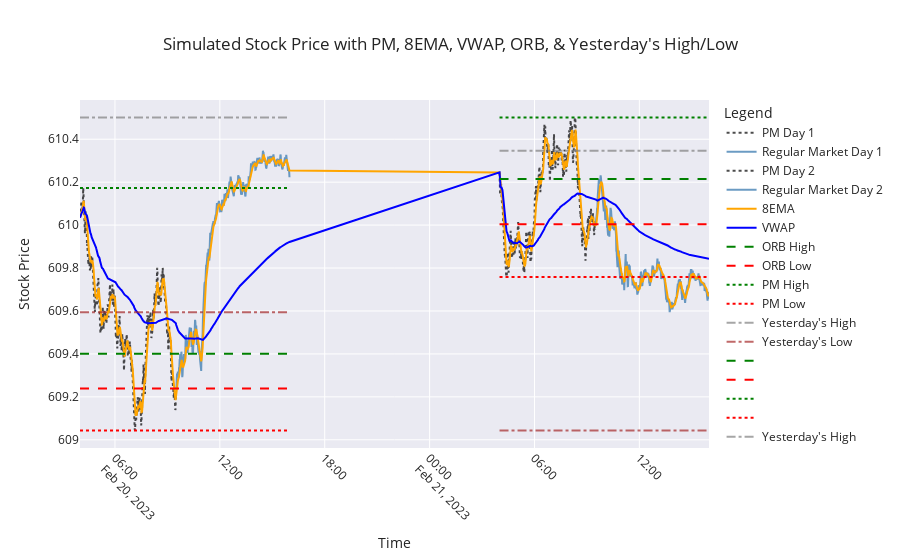

Notebook code cell kept with this figure:
### Code cell
import numpy as np  # Importing numpy for numerical operations
import pandas as pd
import seaborn as sns
from plotly.subplots import make_subplots
from ipywidgets import widgets
from IPython.display import display
from Gen_SPY_With_Indicators import simulate_stock  # Importing simulation function
import matplotlib.pyplot as plt  # Importing matplotlib for plotting
import matplotlib.ticker as mticker  # For proper Y-axis formatting

def generate_signals(df, stop_loss_pct=0.02):
    """ Generates trade signals based on ORB, VWAP, 8EMA, PM High/Low, and Yest High/Low """

    df['Signal'] = ''
    df['Stop_Loss'] = np.nan  # Initialize Stop_Loss column

    # Buy Call: Price breaks ORB High & supported by 8EMA & VWAP
    df.loc[
        (df['Close'] > df['ORB_High']) & 
        (df['Close'] > df['VWAP']) & 
        (df['Close'] > df['8EMA']),
        'Signal'
    ] = 'BUY CALL'

    # Sell Put: Price breaks ORB Low & rejected by 8EMA & VWAP
    df.loc[
        (df['Close'] < df['ORB_Low']) & 
        (df['Close'] < df['VWAP']) & 
        (df['Close'] < df['8EMA']),
        'Signal'
    ] = 'BUY PUT'

    # Boost Call Confidence if PM High or Yesterday's High is broken
    df.loc[
        (df['Signal'] == 'BUY CALL') & 
        ((df['Close'] > df['PM_High']) | (df['Close'] > df['Yest_High'])),
        'Signal'
    ] = 'STRONG BUY CALL'

    # Boost Put Confidence if PM Low or Yesterday's Low is broken
    df.loc[
        (df['Signal'] == 'BUY PUT') & 
        ((df['Close'] < df['PM_Low']) | (df['Close'] < df['Yest_Low'])),
        'Signal'
    ] = 'STRONG BUY PUT'

    # Add stop loss levels
    df.loc[df['Signal'].isin(['BUY CALL', 'STRONG BUY CALL']), 'Stop_Loss'] = df['Close'] * (1 - stop_loss_pct)
    df.loc[df['Signal'].isin(['BUY PUT', 'STRONG BUY PUT']), 'Stop_Loss'] = df['Close'] * (1 + stop_loss_pct)

    return df

# Simulate Stock Data for 2 Days
simulated_data, yesterday_high, yesterday_low = simulate_stock(number_of_days)

# Apply Signal Generation
simulated_data = generate_signals(simulated_data)

import plotly.express as px
import plotly.graph_objects as go

# Set seaborn style
sns.set(style="whitegrid")

# Create a subplot
fig = make_subplots(rows=1, cols=1)

# Function to update the plot based on the toggle button
def update_plot(change):
    fig.data = []  # Clear existing traces

    if toggle_button.value:
        # Add candlestick traces for each day
        for day in simulated_data["Day"].unique():
            day_data = simulated_data[simulated_data["Day"] == day]
            pm_data = day_data[day_data["Session"] == "PM"]
            market_data = day_data[day_data["Session"] == "Regular Market"]

            if not pm_data.empty:
                fig.add_trace(go.Candlestick(x=pm_data['Timestamp'], open=pm_data['Open'], high=pm_data['High'], low=pm_data['Low'], close=pm_data['Close'], name=f"PM Day {day}"))
            if not market_data.empty:
                fig.add_trace(go.Candlestick(x=market_data['Timestamp'], open=market_data['Open'], high=market_data['High'], low=market_data['Low'], close=market_data['Close'], name=f"Regular Market Day {day}"))
    else:
        # Add line traces for each day
        for day in simulated_data["Day"].unique():
            day_data = simulated_data[simulated_data["Day"] == day]
            pm_data = day_data[day_data["Session"] == "PM"]
            market_data = day_data[day_data["Session"] == "Regular Market"]

            fig.add_trace(go.Scatter(x=pm_data['Timestamp'], y=pm_data['Close'], mode='lines', name=f"PM Day {day}", line=dict(color="black", dash="dot"), opacity=0.7))
            fig.add_trace(go.Scatter(x=market_data['Timestamp'], y=market_data['Close'], mode='lines', name=f"Regular Market Day {day}", line=dict(color="steelblue"), opacity=0.8))

    # Add traces for indicators
    fig.add_trace(go.Scatter(x=simulated_data['Timestamp'], y=simulated_data['8EMA'], mode='lines', name="8EMA", line=dict(color="orange")))
    fig.add_trace(go.Scatter(x=simulated_data['Timestamp'], y=simulated_data['VWAP'], mode='lines', name="VWAP", line=dict(color="blue")))

    # Add traces for ORB and PM High/Low
    for day in simulated_data['Day'].unique():
        day_data = simulated_data[simulated_data['Day'] == day]
        fig.add_trace(go.Scatter(x=day_data['Timestamp'], y=day_data['ORB_High'], mode='lines', name="ORB High" if day == 1 else "", line=dict(color="green", dash="dash")))
        fig.add_trace(go.Scatter(x=day_data['Timestamp'], y=day_data['ORB_Low'], mode='lines', name="ORB Low" if day == 1 else "", line=dict(color="red", dash="dash")))
        fig.add_trace(go.Scatter(x=day_data['Timestamp'], y=day_data['PM_High'], mode='lines', name="PM High" if day == 1 else "", line=dict(color="green", dash="dot")))
        fig.add_trace(go.Scatter(x=day_data['Timestamp'], y=day_data['PM_Low'], mode='lines', name="PM Low" if day == 1 else "", line=dict(color="red", dash="dot")))

        market_open_time = day_data['Timestamp'].iloc[0]
        market_close_time = day_data['Timestamp'].iloc[-1]
        if day == 1:
            fig.add_trace(go.Scatter(x=[market_open_time, market_close_time], y=[yesterday_high, yesterday_high], mode='lines', name="Yesterday's High", line=dict(color="gray", dash="dashdot"), opacity=0.7))
            fig.add_trace(go.Scatter(x=[market_open_time, market_close_time], y=[yesterday_low, yesterday_low], mode='lines', name="Yesterday's Low", line=dict(color="brown", dash="dashdot"), opacity=0.7))
        else:
            fig.add_trace(go.Scatter(x=[market_open_time, market_close_time], y=[day_data['Yest_High'].iloc[0], day_data['Yest_High'].iloc[0]], mode='lines', name="Yesterday's High" if day == 2 else "", line=dict(color="gray", dash="dashdot"), opacity=0.7))
            fig.add_trace(go.Scatter(x=[market_open_time, market_close_time], y=[day_data['Yest_Low'].iloc[0], day_data['Yest_Low'].iloc[0]], mode='lines', name="Yesterday's Low" if day == 2 else "", line=dict(color="brown", dash="dashdot"), opacity=0.7))

    # Update layout for better appearance
    fig.update_layout(
        title="Simulated Stock Price with PM, 8EMA, VWAP, ORB, & Yesterday's High/Low",
        xaxis_title="Time",
        yaxis_title="Stock Price",
        legend_title="Legend",
        xaxis=dict(tickangle=45),
        template="seaborn"
    )

    # Show the plot
    fig.show()

# Create a toggle button
toggle_button = widgets.ToggleButton(
    value=False,
    description='Toggle Candlestick',
    disabled=False,
    button_style='',
    tooltip='Toggle between line and candlestick chart',
    icon='line-chart'
)

# Attach the update function to the toggle button
toggle_button.observe(update_plot, names='value')

# Display the toggle button
# display(toggle_button)

# Initial plot update
update_plot(None)

# Print any part of the simulated data that contains BUY CALL or BUY PUT signals during Regular Market session
#print(simulated_data[(simulated_data['Signal'].isin(['BUY CALL', 'BUY PUT', 'STRONG BUY CALL', 'STRONG BUY PUT'])) & (simulated_data['Session'] == 'Regular Market')])

### Figure 1 — Plotly figure (JSON) as saved in the notebook; plotly's stock layout.template omitted (floating-point values rounded to 4 significant figures; data arrays with more than 128 entries replaced by an {"elided": "..."} marker saying what was removed)
{"data": [{"line": {"color": "black", "dash": "dot"}, "mode": "lines", "name": "PM Day 1", "opacity": 0.7, "type": "scatter", "x": {"elided": "330 str values"}, "y": {"elided": "330 float values"}}, {"line": {"color": "steelblue"}, "mode": "lines", "name": "Regular Market Day 1", "opacity": 0.8, "type": "scatter", "x": {"elided": "390 str values"}, "y": {"elided": "390 float values"}}, {"line": {"color": "black", "dash": "dot"}, "mode": "lines", "name": "PM Day 2", "opacity": 0.7, "type": "scatter", "x": {"elided": "330 str values"}, "y": {"elided": "330 float values"}}, {"line": {"color": "steelblue"}, "mode": "lines", "name": "Regular Market Day 2", "opacity": 0.8, "type": "scatter", "x": {"elided": "390 str values"}, "y": {"elided": "390 float values"}}, {"line": {"color": "orange"}, "mode": "lines", "name": "8EMA", "type": "scatter", "x": {"elided": "1440 str values"}, "y": {"elided": "1440 float values"}}, {"line": {"color": "blue"}, "mode": "lines", "name": "VWAP", "type": "scatter", "x": {"elided": "1440 str values"}, "y": {"elided": "1440 float values"}}, {"line": {"color": "green", "dash": "dash"}, "mode": "lines", "name": "ORB High", "type": "scatter", "x": {"elided": "720 str values"}, "y": {"elided": "720 float values"}}, {"line": {"color": "red", "dash": "dash"}, "mode": "lines", "name": "ORB Low", "type": "scatter", "x": {"elided": "720 str values"}, "y": {"elided": "720 float values"}}, {"line": {"color": "green", "dash": "dot"}, "mode": "lines", "name": "PM High", "type": "scatter", "x": {"elided": "720 str values"}, "y": {"elided": "720 float values"}}, {"line": {"color": "red", "dash": "dot"}, "mode": "lines", "name": "PM Low", "type": "scatter", "x": {"elided": "720 str values"}, "y": {"elided": "720 float values"}}, {"line": {"color": "gray", "dash": "dashdot"}, "mode": "lines", "name": "Yesterday's High", "opacity": 0.7, "type": "scatter", "x": ["2023-02-20T04:00:00", "2023-02-20T15:59:00"], "y": [610.5, 610.5]}, {"line": {"color": "brown", "dash": "dashdot"}, "mode": "lines", "name": "Yesterday's Low", "opacity": 0.7, "type": "scatter", "x": ["2023-02-20T04:00:00", "2023-02-20T15:59:00"], "y": [609.6, 609.6]}, {"line": {"color": "green", "dash": "dash"}, "mode": "lines", "name": "", "type": "scatter", "x": {"elided": "720 str values"}, "y": {"elided": "720 float values"}}, {"line": {"color": "red", "dash": "dash"}, "mode": "lines", "name": "", "type": "scatter", "x": {"elided": "720 str values"}, "y": {"elided": "720 float values"}}, {"line": {"color": "green", "dash": "dot"}, "mode": "lines", "name": "", "type": "scatter", "x": {"elided": "720 str values"}, "y": {"elided": "720 float values"}}, {"line": {"color": "red", "dash": "dot"}, "mode": "lines", "name": "", "type": "scatter", "x": {"elided": "720 str values"}, "y": {"elided": "720 float values"}}, {"line": {"color": "gray", "dash": "dashdot"}, "mode": "lines", "name": "Yesterday's High", "opacity": 0.7, "type": "scatter", "x": ["2023-02-21T04:00:00", "2023-02-21T15:59:00"], "y": [610.3, 610.3]}, {"line": {"color": "brown", "dash": "dashdot"}, "mode": "lines", "name": "Yesterday's Low", "opacity": 0.7, "type": "scatter", "x": ["2023-02-21T04:00:00", "2023-02-21T15:59:00"], "y": [609.0, 609.0]}], "layout": {"legend": {"title": {"text": "Legend"}}, "title": {"text": "Simulated Stock Price with PM, 8EMA, VWAP, ORB, & Yesterday's High/Low"}, "xaxis": {"anchor": "y", "domain": [0, 1], "tickangle": 45, "title": {"text": "Time"}}, "yaxis": {"anchor": "x", "domain": [0, 1], "title": {"text": "Stock Price"}}}}
